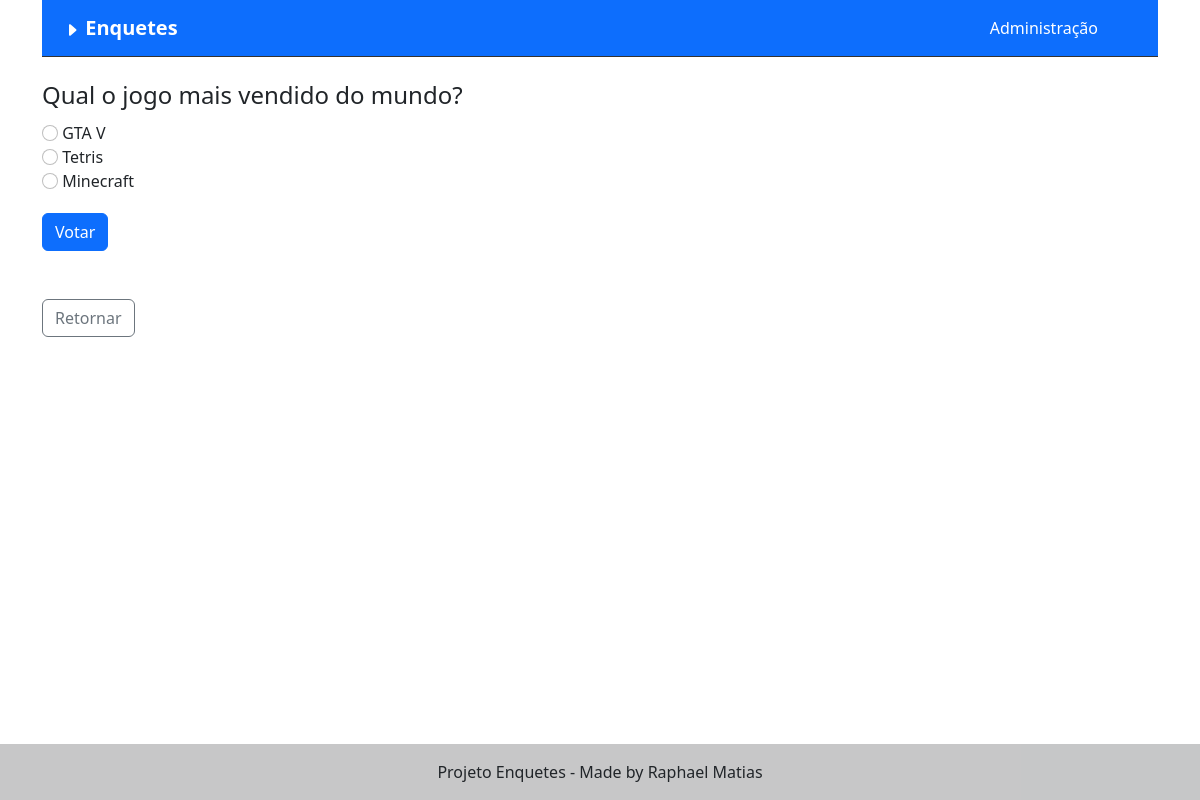
The page /enquetes/2/ on the database its author committed.
### enquetes/models.py (models this page shows, shortened)
class Question(models.Model):
    question_text = models.CharField(max_length=200)
    pub_date = models.DateTimeField('Data de publicação')

class Choice(models.Model):
    question = models.ForeignKey(Question, on_delete=models.CASCADE)
    choice_text = models.CharField(max_length=200)
    votes = models.IntegerField(default=0)

### enquetes/views.py (the view)
class DetailsView(generic.DetailView):
    model = Question
    template_name = 'enquetes/detalhes.html'
    def get_queryset(self):
        return Question.objects.filter(pub_date__lte = timezone.now())

### enquetes/templates/enquetes/detalhes.html (shortened to what this page needs)
{% extends 'base.html' %}
{% block content %}
    <form class="mb-5 mt-2" action="{% url 'enquetes:votacao' question.id %}" method="post">
        <legend >{{question.question_text}}</legend>
        {% for choice in question.choice_set.all %}
            <input class="form-check-input" type="radio" name="choice" id="choice{{forloop.counter}}" value="{{choice.id}}">
            <label class="form-check-label" for="choice{{ forloop.counter }}">
                {{choice.choice_text}}
            </label><br>
        {% endfor %}
        <button id="back-button" type="submit" class="btn btn-primary">Votar</button>
    </form>
    <a href="{% url 'enquetes:index' %}">
        <button type="button" class="btn btn-outline-secondary">Retornar</button>
    </a>
{% endblock content %}

### enquetes/static/css/style.css (style rules this page uses)
#back-button { margin-top: 20px; }
form { margin-top: 20px; }

### rows shown on the page
Question: question_text "Qual o jogo mais vendido do mundo?"
Choice: choice_text "GTA V"
Choice: choice_text "Tetris"
Choice: choice_text "Minecraft"
